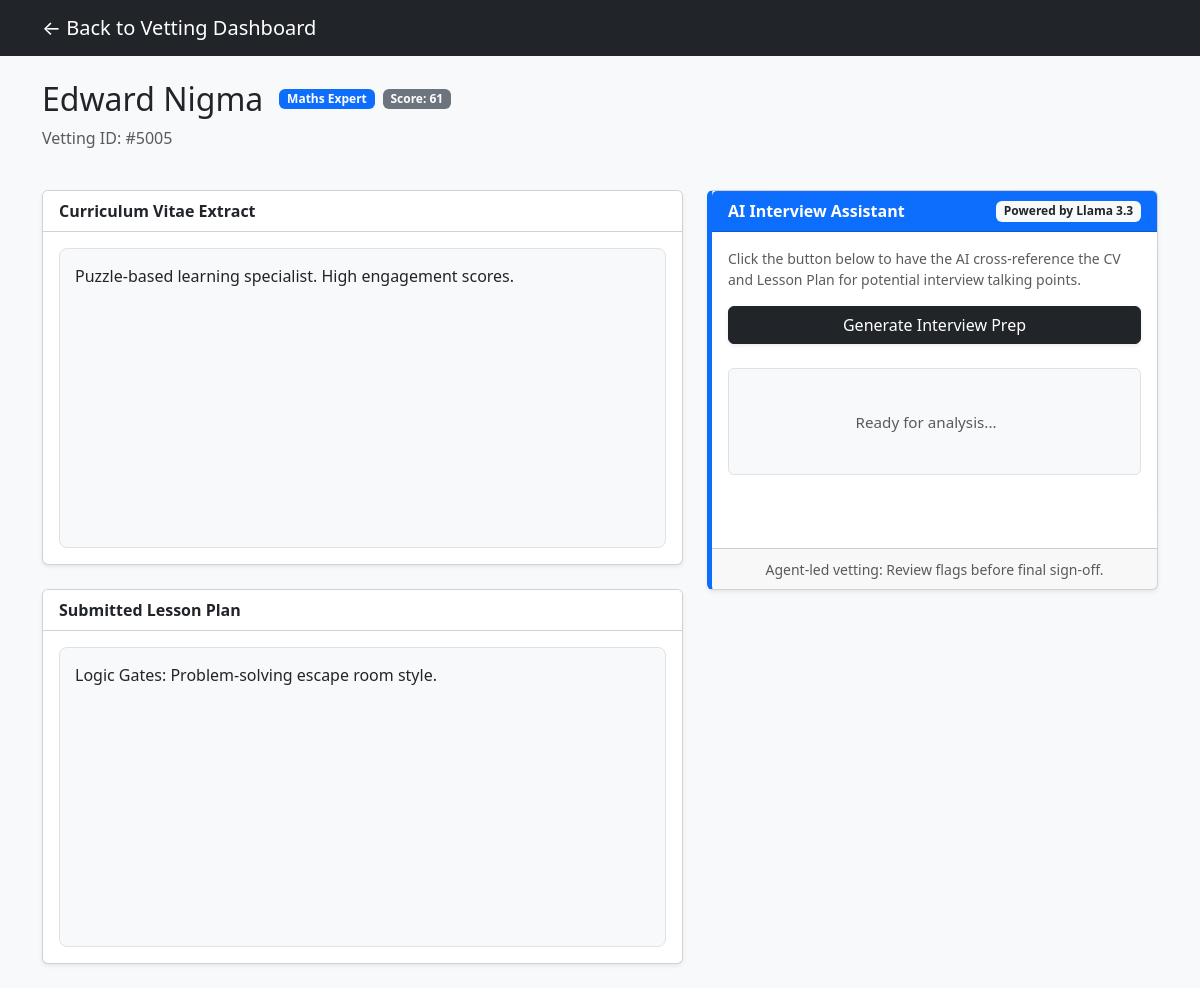
/tutor/5, run on the app's committed database.
### models.py (models this page shows)
class Tutor(db.Model):
    id = db.Column(db.Integer, primary_key=True)
    name = db.Column(db.String(100))
    subject = db.Column(db.String(50))
    score = db.Column(db.Float, default=0.0)
    justification = db.Column(db.Text) # For the "Why 87?" blurb
    cv_id = db.Column(db.Integer, db.ForeignKey('document.id'))
    dbs_id = db.Column(db.Integer, db.ForeignKey('document.id'))
    lesson_id = db.Column(db.Integer, db.ForeignKey('document.id'))
    cv = db.relationship('Document', foreign_keys=[cv_id])
    dbs = db.relationship('Document', foreign_keys=[dbs_id])
    lesson = db.relationship('Document', foreign_keys=[lesson_id])

class Document(db.Model):
    id = db.Column(db.Integer, primary_key=True)
    type = db.Column(db.String(20)) # 'CV', 'DBS', 'LESSON'
    content = db.Column(db.Text)    # Synthetic text content

### app.py (the view)
@app.route("/tutor/<int:id>")
def tutor_profile(id):
    tutor = Tutor.query.get_or_404(id)
    return render_template("profile.html", tutor=tutor)

### templates/profile.html (shortened to what this page needs)
<!DOCTYPE html>
<html>
<head>
    <link href="https://cdn.jsdelivr.net/npm/bootstrap@5.3.0/dist/css/bootstrap.min.css" rel="stylesheet">
</head>
<body class="bg-light">
    <nav class="navbar navbar-dark bg-dark mb-4">
        <div class="container">
            <a class="navbar-brand" href="/">← Back to Vetting Dashboard</a>
        </div>
    </nav>
    <div class="container">
        <div class="row mb-4">
            <div class="col-12">
                <div class="d-flex align-items-center">
                    <h2 class="mb-0">{{ tutor.name }}</h2>
                    <span class="badge bg-primary ms-3">{{ tutor.subject }} Expert</span>
                    <span class="badge bg-secondary ms-2">Score: {{ tutor.score|int }}</span>
                </div>
                <p class="text-muted mt-2">Vetting ID: #{{ tutor.id }}00{{ tutor.id }}</p>
            </div>
        </div>
        <div class="row">
            <div class="col-md-7">
                <div class="card shadow-sm mb-4">
                    <div class="card-header bg-white fw-bold">Curriculum Vitae Extract</div>
                    <div class="card-body">
                        <div class="doc-section">
                            {{ tutor.cv.content }}
                        </div>
                    </div>
                </div>
                <div class="card shadow-sm mb-4">
                    <div class="card-header bg-white fw-bold">Submitted Lesson Plan</div>
                    <div class="card-body">
                        <div class="doc-section">
                            {{ tutor.lesson.content }}
                        </div>
                    </div>
                </div>
            </div>
            <div class="col-md-5">
                <div class="card shadow-sm insight-card">
                    <div class="card-header bg-primary text-white fw-bold d-flex justify-content-between align-items-center">
                        AI Interview Assistant
                        <span class="badge bg-light text-dark">Powered by Llama 3.3</span>
                    </div>
                    <div class="card-body">
                        <p class="small text-muted">Click the button below to have the AI cross-reference the CV and Lesson Plan for potential interview talking points.</p>
                        <button class="btn btn-dark w-100 mb-4 shadow-sm" onclick="getInsights({{ tutor.id }})">
                            Generate Interview Prep
                        </button>
                        <div id="insights-box" class="p-3 bg-light rounded border" style="white-space: pre-wrap; font-size: 0.95rem; line-height: 1.6;">
                            <span class="text-muted italic">Ready for analysis...</span>
                        </div>
                    </div>
                    <div class="card-footer text-center">
                        <small class="text-muted">Agent-led vetting: Review flags before final sign-off.</small>
                    </div>
                </div>
            </div>
        </div>
    </div>
</body>
</html>

### templates/profile.html (style rules this page uses)
.doc-section { height: 300px; overflow-y: auto; background: #f8f9fa; border-radius: 8px; padding: 15px; border: 1px solid #dee2e6; }
.insight-card { border-left: 5px solid #0d6efd; min-height: 400px; }

### data on the page
Tutor: name "Edward Nigma", subject "Maths", score "61", id "5"
Document: cv.content "Puzzle-based learning specialist. High engagement scores."
Document: lesson.content "Logic Gates: Problem-solving escape room style."
